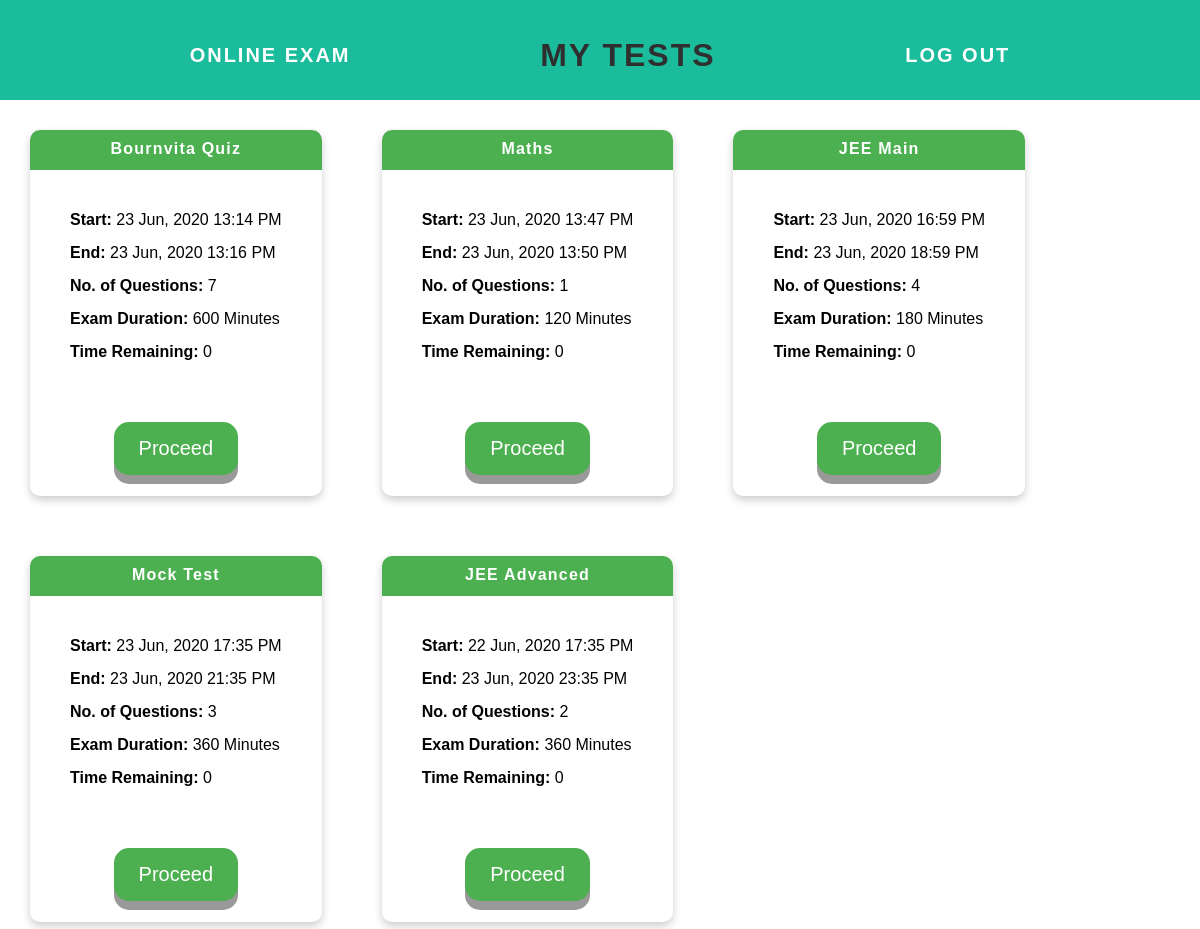
The app's page /testpage with its own data.
### tables this page shows
CREATE TABLE testSchedule(tid integer primary key autoincrement,
            name text not null unique, start text not null, end text not null,
            constraint fk foreign key(name) references questionPaper(name));

CREATE TABLE questionPaper(pid integer primary key autoincrement, name text not null unique, duration integer not null, maxMarks integer default 0);

### app.py (the view)
@app.route('/testpage', methods = ['GET', 'POST'])
def testpage():
    conn = sqlite3.connect("questionBank.db")
    c = conn.cursor()
    c.execute("select * from testSchedule")
    testList = c.fetchall()
    tempList = []
    for test in testList:
        temp = []
        temp.append(test[0])
        temp.append(test[1])
        temp.append(datetime.datetime.strptime(test[2], '%Y-%m-%d %H:%M:%S').strftime("%d %b, %Y      %H:%M %p"))
        temp.append(datetime.datetime.strptime(test[3], '%Y-%m-%d %H:%M:%S').strftime("%d %b, %Y      %H:%M %p"))
        tempList.append(temp)
    testList = tempList
    newtestList = []
    for test in testList:
        test = list(test)
        c.execute('''select pid from questionPaper where name = ?''', (test[1], ))
        a = c.fetchall()
        c.execute(''' select count(*) from qset where pid = ?''', (a[0][0], ))
        a = c.fetchall()
        test.append(a[0][0])
        c.execute("select duration from questionPaper where name = ?", (test[1], ))
        a = c.fetchall()
        test.append(a[0][0])
        newtestList.append(test)
    testList = newtestList
    conn.close()
    return render_template('studentTest.html', testList = testList)

### templates/studentTest.html (shortened to what this page needs)
<html>
    <head>
        <link rel="stylesheet" href="{{ url_for('static', filename='css/testPage.css') }}">
    </head>
    <body>
        <div id="header">
            <div class="topcontainer">
                <a id="header-title" href="/testpage">Online Exam</a>
                <h1>MY TESTS</h1>
                <a href="/logout" id = "logout"> Log Out </a>
            </div>
        </div>
        {%  if testList|length < 1 %}
        <h4 style="text-align: center">No Exam is available at this moment</h4>
        {%  else %}
         <div class = flex-container>
             {% for test in testList  %}
            <div class="card">
                <div class="container">
                    <div class="text-heading">
                        <h4>{{ test[1] }}</h4>
                    </div>
                  <ul>
                      <li><span>Start:</span> {{ test[2] }}</li>
                      <li><span>End:</span> {{ test[3] }}</li>
                      <li><span>No. of Questions:</span> {{ test[4] }}</li>
                      <li><span>Exam Duration:</span> {{ test[5] }} Minutes</li>
                      <li><span>Time Remaining:</span> {{ 0 }}</li>
                  </ul>
                    <div class="form">
                        <form action="/test/{{test[0]}}" method="POST">
                            <input class = button type="submit" value="Proceed">
                        </form>
                    </div>
                </div>
            </div>
             {% endfor %}
         </div>
        {%  endif %}
    </body>
</html>

### static/css/testPage.css (style rules this page uses)
body, html { margin: 0px; font-family: sans-serif; width: 100%; }
.topcontainer { display: flex; flex-direction: row; justify-content: space-evenly; }
h1 { text-align: center; margin-top: 0; letter-spacing: 2px; color: #2f2f2f; }
#header { background-color: #1abc9c; height: 100px; margin: 0px; line-height: 110px; }
#header a { color: white; text-decoration: none; text-transform: uppercase; letter-spacing: 0.1em; }
#header-title { font-size: 20px; font-weight: bold; margin-left: 0px; }
#logout { font-size: 20px; font-weight: bold; }
.flex-container { display: flex; flex-direction: row; flex-wrap: wrap; justify-content: flex-start; }
.card { box-shadow: 0 4px 8px 0 rgba(0,0,0,0.2); transition: 0.3s; border-radius: 10px; margin: 30px; }
.container { padding: 0px; border-radius: 10px; }
li { margin: 15px; }
span { font-weight: bold; }
h4 { text-align: center; margin: auto; letter-spacing: 1.2px; text-transform: capitalize; }
.text-heading { background-color: #4CAF50; height: 40px; padding-top: 10px; box-sizing: border-box; border-radius: 10px 10px 0 0; color: white; }
.button { display: inline-block; padding: 15px 25px; font-size: 20px; cursor: pointer; text-align: center; text-decoration: none; outline: none; color: #fff; background-color: #4CAF50; border: none; border-radius: 15px; box-shadow: 0 9px #999; margin: 5px 50px; }
ul { list-style: none; padding: 10px 25px 25px 25px; }
form { text-align: center; }

### records on screen
testSchedule: name "Bournvita Quiz"
questionPaper: duration "600"
testSchedule: name "Maths", start "23 Jun, 2020 13:47 PM", end "23 Jun, 2020 13:50 PM", test "1", test "120", value "0"
testSchedule: name "JEE Main", start "23 Jun, 2020 16:59 PM", end "23 Jun, 2020 18:59 PM", test "4", test "180", value "0"
testSchedule: name "Mock Test"
questionPaper: duration "360"
testSchedule: name "JEE Advanced"
questionPaper: duration "360"

### other values on screen
{{ test[2] }} "23 Jun, 2020 13:14 PM" "23 Jun, 2020 17:35 PM" "22 Jun, 2020 17:35 PM"
{{ test[3] }} "23 Jun, 2020 13:16 PM" "23 Jun, 2020 21:35 PM" "23 Jun, 2020 23:35 PM"
{{ test[4] }} "7" "3" "2"
{{ 0 }} "0" "0" "0"
